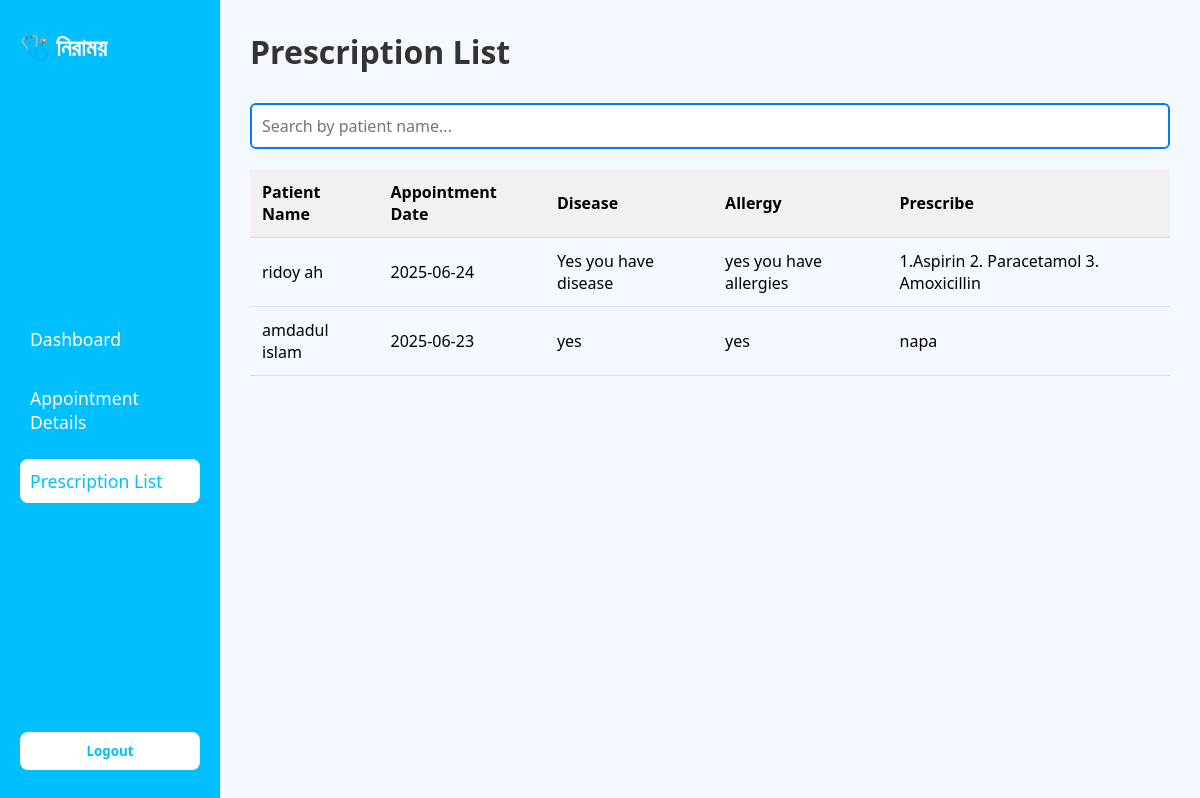
Page /Doctor_Dashboard/precriptionList.php (signed in) on the committed database.
### tables this page shows
CREATE TABLE `prescription_list` (
  `prescription_id` int(11) NOT NULL,
  `patient_id` int(11) NOT NULL,
  `doctor_id` int(11) NOT NULL,
  `hospital_id` int(11) NOT NULL,
  `disease` varchar(255) DEFAULT NULL,
  `allergies` varchar(255) DEFAULT NULL,
  `prescription` varchar(200) NOT NULL,
  `dates` varchar(20) DEFAULT NULL
);

### Doctor_Dashboard/precriptionList.php (the view, shortened to what this page needs)
<?php
include "../Connection.php";
$doctor_id = $_SESSION['doctor_id'];
$sql = "SELECT p.*, CONCAT(pl.first_name, ' ', pl.last_name) AS patient_name
        FROM prescription_list p
        JOIN patient_list pl ON p.patient_id = pl.id
        WHERE p.doctor_id = $doctor_id
        ORDER BY p.prescription_id DESC";
$result = mysqli_query($conn, $sql);
?>
<!DOCTYPE html>
<html lang="en">
<head>
  <link rel="stylesheet" href="dashboard.css" />
  <link rel="stylesheet" href="https://cdnjs.cloudflare.com/ajax/libs/font-awesome/6.5.0/css/all.min.css" />
</head>
<body>
  <div class="container">
    <aside class="sidebar">
      <div class="logo">🩺 নিরাময়</div>
      <nav>
        <ul>
          <li><a href="dashboard.php">Dashboard</a></li>
          <li><a href="appointmentDetails.php">Appointment Details</a></li>
          <li class="active"><a href="precriptionList.php">Prescription List</a></li>
        </ul>
      </nav>
      <button class="logout-btn"><a href="../login.php">Logout</a></button>
    </aside>
    <main class="main-content">
      <header>
        <h1>Prescription List</h1>
      </header>
      <div class="search-box">
        <input type="text" id="searchInput" class="search-input" onkeyup="searchPatient()" placeholder="Search by patient name...">
      </div>
      <section class="prescription-table">
        <table id="prescriptionTable">
          <thead>
            <tr>
              <th>Patient Name</th>
              <th>Appointment Date</th>
              <th>Disease</th>
              <th>Allergy</th>
              <th>Prescribe</th>
            </tr>
          </thead>
          <tbody>
            <?php if (mysqli_num_rows($result) > 0): ?>
              <?php while ($row = mysqli_fetch_assoc($result)): ?>
                <tr>
                  <td><?php echo htmlspecialchars($row['patient_name']); ?></td>
                  <td><?php echo htmlspecialchars($row['dates']); ?></td>
                  <td><?php echo htmlspecialchars($row['disease']); ?></td>
                  <td><?php echo htmlspecialchars($row['allergies']); ?></td>
                  <td><?php echo htmlspecialchars($row['prescription']); ?></td>
                </tr>
              <?php endwhile; ?>
            <?php else: ?>
              <tr><td colspan="5">No prescriptions found.</td></tr>
            <?php endif; ?>
          </tbody>
        </table>
      </section>
    </main>
  </div>
</body>
</html>

### Doctor_Dashboard/dashboard.css (style rules this page uses)
* { box-sizing: border-box; margin: 0; padding: 0; font-family: 'Segoe UI', sans-serif; }
body { background: #f4f9ff; }
.container { display: flex; }
.sidebar { position: fixed; top: 0; left: 0; height: 100vh; width: 220px; background: #00bfff; color: white; padding: 30px 20px; display: flex; flex-direction: column; justify-content: space-between; z-index: 1000; }
.sidebar .logo { font-size: 1.5rem; font-weight: bold; margin-bottom: 40px; }
.sidebar nav ul { list-style: none; }
.sidebar nav ul li { margin-bottom: 15px; }
.sidebar nav ul li a { color: white; text-decoration: none; font-size: 1.1rem; display: block; padding: 10px; border-radius: 8px; }
.sidebar nav ul li.active a, .sidebar nav ul li a:hover { background-color: white; color: #00bfff; }
.logout-btn { background: white; color: #00bfff; border: none; padding: 10px; border-radius: 8px; cursor: pointer; font-weight: bold; text-align: center; }
.logout-btn a { text-decoration: none; color: #00bfff; }
.main-content { margin-left: 220px; padding: 30px; width: calc(100% - 220px); min-height: 100vh; }
.main-content h1 { margin-bottom: 30px; color: #333; }
table { width: 100%; border-collapse: collapse; text-align: left; margin-top: 20px; }
thead { background-color: #f1f1f1; }
thead th { padding: 12px; font-weight: bold; }
tbody td { padding: 12px; border-top: 1px solid #ddd; }

### Doctor_Dashboard/precriptionList.php (style rules this page uses)
table { width: 100%; border-collapse: collapse; margin-top: 20px; }
th, td { padding: 10px; border-bottom: 1px solid #ddd; text-align: left; }
.search-box { margin: 20px 0; width: 100%; }
.search-input { width: 100%; padding: 10px; font-size: 16px; border: 2px solid #007bff; border-radius: 6px; }

### rows in the picture
prescription_list: patient_name "ridoy ah", dates "2025-06-24", disease "Yes you have disease", allergies "yes you have allergies", prescription "1.Aspirin 2. Paracetamol 3. Amoxicillin"
prescription_list: patient_name "amdadul islam", dates "2025-06-23", disease "yes", allergies "yes", prescription "napa"
